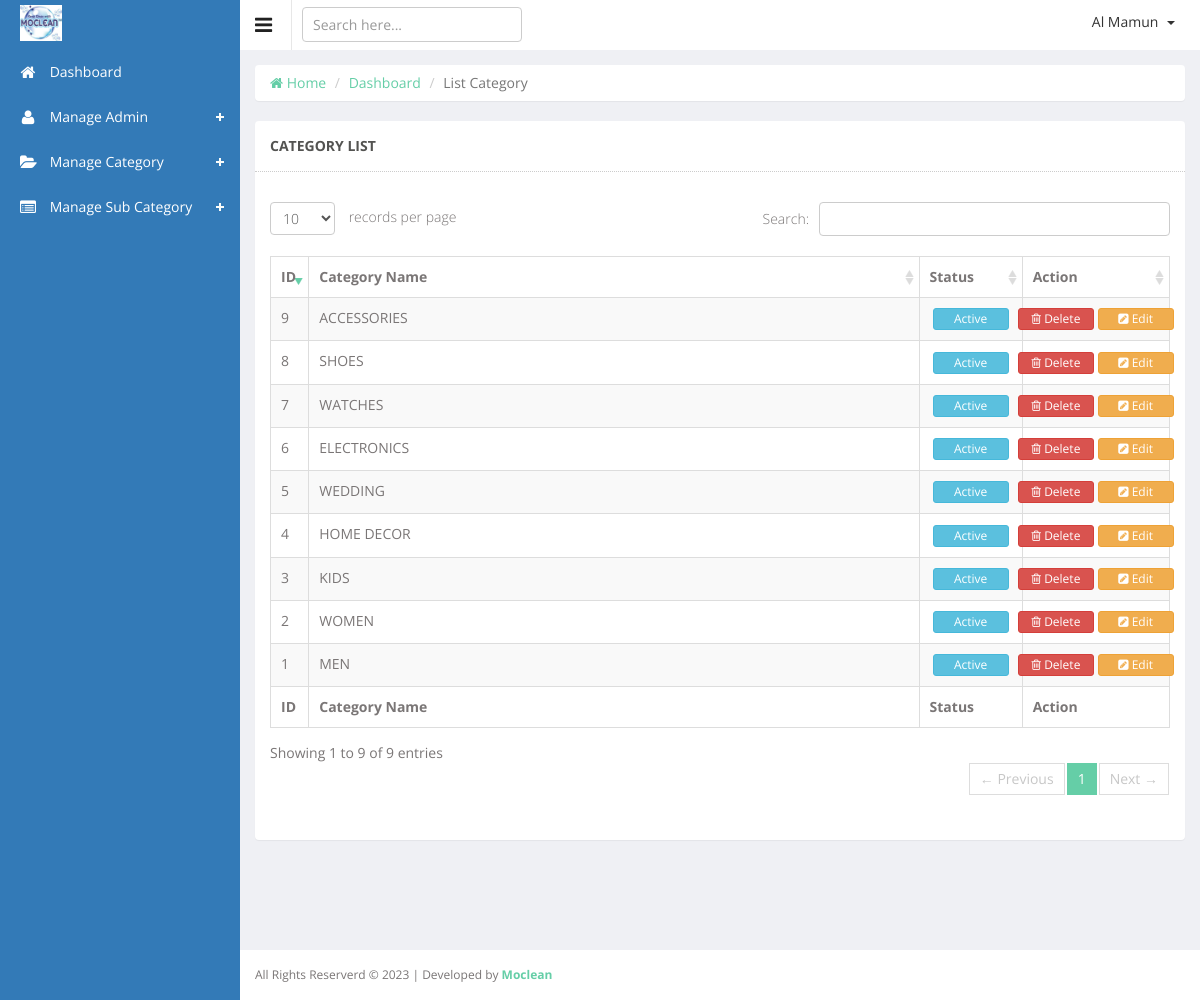
The app's page /admin/list-category.php (signed in) with its own data.
### tables this page shows
CREATE TABLE `categories` (
  `id` int(11) NOT NULL COMMENT 'CATEGORIES ID',
  `category_name` varchar(64) NOT NULL,
  `category_status` enum('Active','Inactive') NOT NULL DEFAULT 'Active',
  `created_at` datetime DEFAULT NULL,
  `updated_at` datetime DEFAULT NULL
);

### admin/app/Http/Controllers/View.php (called while the page is built, shortened)
<?php
class View
{
	public function loadContent($directory, $page_name)
	{
		include("resource/view/".$directory."/".$page_name.".php");
	}
}
?>

### admin/list-category.php (called while the page is built)
<?php
include("app/Http/Controllers/View.php");
$view = new View;
$view->loadContent("include", "session");
$view->loadContent("include", "top");
$view->loadContent("content", "list-category");
$view->loadContent("include", "tail");
?>

### admin/app/Models/Eloquent.php (called while the page is built, shortened)
<?php
class Eloquent
{
	public $connection;
	public function __construct()
	{
		$this->connection = new PDO('mysql:host='.$GLOBALS['DBHOST'].';dbname='.$GLOBALS['DBNAME'].';charset=utf8', $GLOBALS['DBUSER'], $GLOBALS['DBPASS']);
		$this->connection->setAttribute(PDO::ATTR_ERRMODE, PDO::ERRMODE_EXCEPTION);
		$this->connection->setAttribute(PDO::ATTR_EMULATE_PREPARES, false);
	}
	public function selectData($columnName, $tableName, $whereValue = 0, $inColumn = 0, $inValue = 0, $formatBy = 0, $paginate = 0)
	{
		try
		{
			if($columnName == "*")
			{
				$sql1 = "SELECT ";
				$sql2 = "*";
			}
			$sql3 = " FROM `$tableName`";
			if(@$formatBy['GROUP'])
				$sql6 = " GROUP BY `" . $formatBy['GROUP'] . "`";
			else
				$sql6 = "";
			if(@$formatBy['ASC'])
				$sql7 = " ORDER BY `" . $formatBy['ASC'] . "` ASC";
			else if(@$formatBy['DESC'])
				$sql7 = " ORDER BY `" . $formatBy['DESC'] . "` DESC";
			else
				$sql7 = "";
			if($paginate != 0)
				$sql8 = " LIMIT " . $paginate['POINT'] . ", " . $paginate['LIMIT'];
			else
				$sql8 = "";
			if($whereValue != 0)
			{
				$sql4 = " WHERE ";
				foreach($whereValue AS $wa1Column => $wa1Value)
				{
					@$sql5 .= $wa1Column . " = " . "'" . $wa1Value . "' AND ";
				}
				$sql5 = trim($sql5); $sql5 = rtrim($sql5, "AND"); $sql5 = trim($sql5);
				$preSQL = $sql1 . $sql2 . $sql3 . $sql4 . $sql5 . $sql6 . $sql7 . $sql8;
			}
			else
			{
				if($inValue != 0)
				{
					$preSQL = $sql1 . $sql2 . $sql3 . $sql4 . $sql5 . $sql6 . $sql7 . $sql8;
				}
				else
				{
					$preSQL = $sql1 . $sql2 . $sql3 . $sql6 . $sql7 . $sql8;
				}
			}
			$query = $this->connection->prepare($preSQL);
			$query->execute();
			$dataSelected = $query->fetchAll(PDO::FETCH_ASSOC);
			return $dataSelected;
		}
		catch(Exception $e)
		{
			return 0;
		}
	}
}
?>

### admin/resource/view/content/list-category.php (the view, shortened to what this page needs)
<?php
include("app/Models/Eloquent.php");
$eloquent = new Eloquent;
$columnName = "*";
$tableName = "categories";
$categoryList = $eloquent->selectData($columnName, $tableName);
?>
<div class="wrapper">
	<div class="row">
		<div class="col-sm-12">
			<ul class="breadcrumb panel">
				<li><a href="dashboard.php"><i class="fa fa-home"></i> Home</a></li>
				<li><a href="dashboard.php">Dashboard</a></li>
				<li class="active">List Category</li>
			</ul>
			<section class="panel">
				<header class="panel-heading">
					CATEGORY LIST
				</header>
				<div class="panel-body">
					<div class="adv-table">
						<table class="display table table-bordered table-striped" id="dynamic-table">
							<thead>
								<tr>
									<th style="width:5%"> ID </th>
									<th style="width:67%"> Category Name </th>
									<th style="width:10%"> Status </th>
									<th style="width:18%"> Action </th>
								</tr>
							</thead>
							<tbody>
								<?php
									$n=1;
									foreach($categoryList AS $eachRow)
									{
										echo '
										<tr class="gradeA">
											<td>'. $n .'</td>
											<td>'. $eachRow['category_name'] .'</td>
											<td class="center">
												<form method="post" action="">
													<input type="hidden" name="category_status_id" value="'.$eachRow['id'].'" />
													<input type="hidden" name="current_status" value="'.$eachRow['category_status'].'" />
													<button name="change_status" class="btn btn-info btn-xs" style="width: 76px;" type="submit">'.$eachRow['category_status'].'</button>
												</form>
											</td>
											<td class="center">
												<div class="row">
													<a data-id="'. $eachRow['id'] .'" class="btn btn-danger btn-xs deleteButton" href="#deleteModal" style="width: 76px;" data-toggle="modal">
														<i class="fa fa-trash-o"></i> Delete
													</a>
													<form method="post" action="edit-category.php" style="display: inline;">
														<input type="hidden" name="category_id" value="'.$eachRow['id'].'"/>
														<button name="try_edit" class="btn btn-warning btn-xs" style="width: 76px;" type="submit">
															<i class="fa fa-pencil-square"></i> Edit
														</button>
													</form>
												</div>
											</td>
										</tr>
										';
										$n++;
									}
								?>
							</tbody>
							<tfoot>
								<tr>
									<th> ID </th>
									<th> Category Name </th>
									<th> Status </th>
									<th> Action </th>
								</tr>
							</tfoot>
						</table>
					</div>
				</div>
			</section>
		</div>
	</div>
</div>

### admin/resource/view/include/top.php (shortened to what this page needs)
<!DOCTYPE html>
<html lang="en">
	<head>
		<link href="public/summernote/summernote-lite.min.css" rel="stylesheet">
		<link href="public/js/datatable/css/demo_table.css" rel="stylesheet">
		<link href="public/css/style.css" rel="stylesheet">
		<link href="public/css/style-responsive.css" rel="stylesheet">
		<link href="public/css/custom.css" rel="stylesheet">
	</head>
	<body class="sticky-header">
		<section>
			<div class="left-side sticky-left-side">
				<div class="logo">
					<a href="dashboard.php">
						<img src="../public/assets/images/favicon/Moclen_logo.jpg" alt="" height="36px">
					</a>
				</div>
				<div class="left-side-inner">
					<ul class="nav nav-pills nav-stacked custom-nav">
						<li>
							<a href="dashboard.php">
								<i class="fa fa-home"></i> <span>Dashboard</span>
							</a>
						</li>
						<?php
							if($_SESSION['SMC_login_admin_type'] == "Root Admin" || $_SESSION['SMC_login_admin_type'] == "Technical Operator")
							{
								echo '
								<li class="menu-list">
									<a href="#"> <i class="fa fa-user"></i> <span>Manage Admin</span> </a>
									<ul class="sub-menu-list">
										<li>
											<a href="create-admin.php"> <i class="fa fa-plus-circle"></i> Create Admin </a>
										</li>
										<li>
											<a href="list-admin.php"> <i class="fa fa-user"></i> List Admin </a>
										</li>
									</ul>
								</li>
								';
							}
							if($_SESSION['SMC_login_admin_type'] == "Root Admin" || $_SESSION['SMC_login_admin_type'] == "Technical Operator")
							{
								echo '
								<li class="menu-list">
									<a href="#"> <i class="fa fa-folder-open"></i> <span> Manage Category </span> </a>
									<ul class="sub-menu-list">
										<li>
											<a href="create-category.php"> Create Category </a>
										</li>
										<li>
											<a href="list-category.php"> List Category </a>
										</li>
									</ul>
								</li>
								';
							}
							if($_SESSION['SMC_login_admin_type'] == "Root Admin" || $_SESSION['SMC_login_admin_type'] == "Technical Operator")
							{
								echo '
								<li class="menu-list">
									<a href="#"> <i class="fa fa-list-alt"></i> <span> Manage Sub Category </span> </a>
									<ul class="sub-menu-list">
										<li>
											<a href="create-subcategory.php"> Create Sub Category </a>
										</li>
										<li>
											<a href="list-subcategory.php"> Sub Category List </a>
										</li>
									</ul>
								</li>
								';
							}
						?>
					</ul>
				</div>
			</div>
				<div class="main-content" >
					<div class="header-section">
						<a class="toggle-btn"> <i class="fa fa-bars"></i> </a>
						<form class="searchform" action="" method="post">
							<input type="text" class="form-control" name="keyword" placeholder="Search here..." />
						</form>
						<div class="menu-right">
							<ul class="notification-menu">
								<li>
									<a href="#" class="btn btn-default dropdown-toggle" data-toggle="dropdown">
										<?php echo $_SESSION['SMC_login_admin_name']; ?>
										<span class="caret"></span>
									</a>
								</li>
							</ul>
						</div>
					</div>

### admin/resource/view/include/tail.php (shortened to what this page needs)
				<footer class="sticky-footer" id="footer">
					All Rights Reserverd &copy; <?php echo date("Y"); ?> | Developed by
					<a href="//aamroni.info/" target="_blank">
						<b> Moclean </b>
					</a>
				</footer>
			</div>
		</section>
	</body>
</html>

### admin/public/js/datatable/css/demo_table.css (style rules this page uses)
table.display { margin: 0 auto; clear: both; width: 100%; }
table.display thead th { padding: 3px 18px 3px 10px; border-bottom: 1px solid black; font-weight: bold; cursor: pointer; * cursor: hand; }
table.display tfoot th { padding: 3px 18px 3px 10px; border-top: 1px solid black; font-weight: bold; }
table.display td { padding: 3px 10px; }
table.display td.center { text-align: center; }
.sorting_desc { background: url('../images/sort_desc.png') no-repeat center right; }
.sorting { background: url('../images/sort_both.png') no-repeat center right; }
table.display tr.odd.gradeA { background-color: #ddffdd; }
table.display tr.even.gradeA { background-color: #eeffee; }
tr.odd { background-color: #E2E4FF; }
tr.even { background-color: white; }
tr.odd td.sorting_1 { background-color: #D3D6FF; }
tr.even td.sorting_1 { background-color: #EAEBFF; }
tr.odd.gradeA td.sorting_1 { background-color: #c4ffc4; }
tr.even.gradeA td.sorting_1 { background-color: #d5ffd5; }
table.display tr.gradeA { background-color: #eeffee; }

### admin/public/css/custom.css (style rules this page uses)
ul, .list-unstyled { padding-left: 30px; }

### records on screen
categories: category_name "MEN", category_status "Active"
categories: category_name "WOMEN", category_status "Active"
categories: category_name "KIDS", category_status "Active"
categories: category_name "HOME DECOR", category_status "Active"
categories: category_name "WEDDING", category_status "Active"
categories: category_name "ELECTRONICS", category_status "Active", $eachRow['id'] 7 (drawn)
categories: category_name "WATCHES", category_status "Active"
categories: category_name "SHOES", category_status "Active"
categories: category_name "ACCESSORIES", category_status "Active"

### other values on screen
$_SESSION['SMC_login_admin_name'] "Al Mamun"
